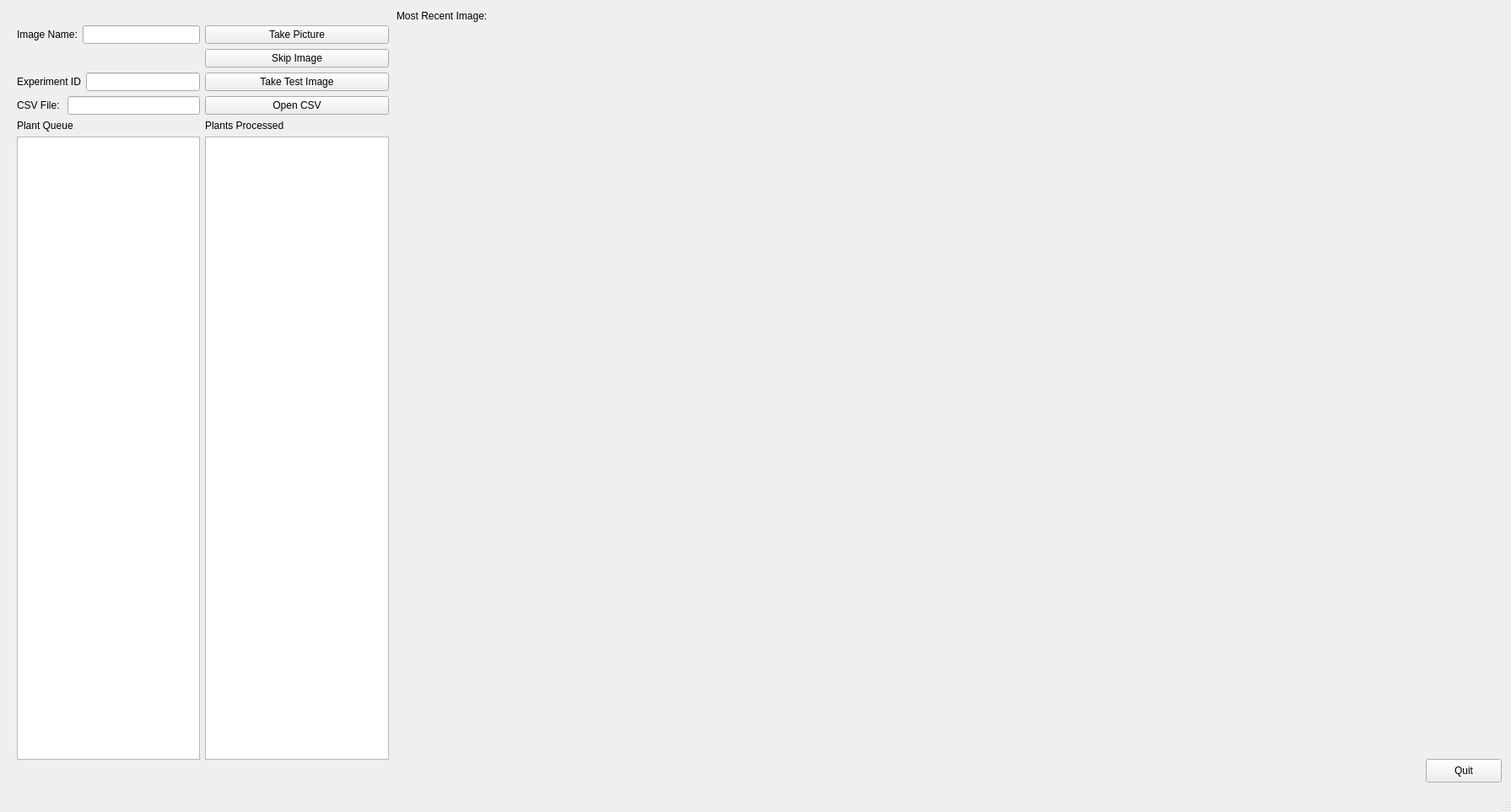
<?xml version="1.0" encoding="UTF-8"?>
<ui version="4.0">
 <class>MainWindow</class>
 <widget class="QMainWindow" name="MainWindow">
  <property name="geometry">
   <rect>
    <x>0</x>
    <y>0</y>
    <width>1791</width>
    <height>963</height>
   </rect>
  </property>
  <property name="minimumSize">
   <size>
    <width>1791</width>
    <height>963</height>
   </size>
  </property>
  <property name="windowTitle">
   <string>NPPC Portable Camera</string>
  </property>
  <widget class="QWidget" name="centralwidget">
   <widget class="QWidget" name="gridLayoutWidget">
    <property name="geometry">
     <rect>
      <x>20</x>
      <y>30</y>
      <width>441</width>
      <height>871</height>
     </rect>
    </property>
    <layout class="QGridLayout" name="gridLayout">
     <item row="2" column="0">
      <layout class="QHBoxLayout" name="horizontalLayout_3">
       <item>
        <layout class="QHBoxLayout" name="horizontalLayout_4">
         <item>
          <widget class="QLabel" name="lbl_experimentID">
           <property name="text">
            <string>Experiment ID</string>
           </property>
          </widget>
         </item>
         <item>
          <widget class="QLineEdit" name="in_experimentID"/>
         </item>
        </layout>
       </item>
      </layout>
     </item>
     <item row="5" column="0">
      <widget class="QLabel" name="label_4">
       <property name="text">
        <string>Plant Queue</string>
       </property>
      </widget>
     </item>
     <item row="6" column="1">
      <widget class="QListWidget" name="list_plants_done"/>
     </item>
     <item row="5" column="1">
      <widget class="QLabel" name="label_5">
       <property name="text">
        <string>Plants Processed</string>
       </property>
      </widget>
     </item>
     <item row="0" column="0">
      <layout class="QHBoxLayout" name="horizontalLayout">
       <item>
        <widget class="QLabel" name="label_2">
         <property name="text">
          <string>Image Name:</string>
         </property>
        </widget>
       </item>
       <item>
        <widget class="QLineEdit" name="in_plant_name"/>
       </item>
      </layout>
     </item>
     <item row="0" column="1">
      <widget class="QPushButton" name="btn_take_picture">
       <property name="sizePolicy">
        <sizepolicy hsizetype="Minimum" vsizetype="Preferred">
         <horstretch>0</horstretch>
         <verstretch>0</verstretch>
        </sizepolicy>
       </property>
       <property name="text">
        <string>Take Picture</string>
       </property>
       <property name="autoDefault">
        <bool>true</bool>
       </property>
       <property name="default">
        <bool>false</bool>
       </property>
      </widget>
     </item>
     <item row="6" column="0">
      <widget class="QListWidget" name="list_plant_order"/>
     </item>
     <item row="4" column="0">
      <layout class="QHBoxLayout" name="horizontalLayout_2">
       <item>
        <widget class="QLabel" name="label_3">
         <property name="text">
          <string>CSV File: </string>
         </property>
        </widget>
       </item>
       <item>
        <widget class="QLineEdit" name="in_csv_file"/>
       </item>
      </layout>
     </item>
     <item row="4" column="1">
      <widget class="QPushButton" name="btn_open_csv">
       <property name="sizePolicy">
        <sizepolicy hsizetype="Minimum" vsizetype="Preferred">
         <horstretch>0</horstretch>
         <verstretch>0</verstretch>
        </sizepolicy>
       </property>
       <property name="text">
        <string>Open CSV</string>
       </property>
      </widget>
     </item>
     <item row="2" column="1">
      <widget class="QPushButton" name="btn_test_image">
       <property name="text">
        <string>Take Test Image</string>
       </property>
      </widget>
     </item>
     <item row="1" column="1">
      <widget class="QPushButton" name="btn_skip">
       <property name="text">
        <string>Skip Image</string>
       </property>
      </widget>
     </item>
    </layout>
   </widget>
   <widget class="QWidget" name="verticalLayoutWidget">
    <property name="geometry">
     <rect>
      <x>470</x>
      <y>30</y>
      <width>1231</width>
      <height>871</height>
     </rect>
    </property>
    <layout class="QVBoxLayout" name="verticalLayout">
     <item>
      <widget class="QLabel" name="lbl_last_capture">
       <property name="minimumSize">
        <size>
         <width>200</width>
         <height>200</height>
        </size>
       </property>
       <property name="maximumSize">
        <size>
         <width>5000</width>
         <height>5000</height>
        </size>
       </property>
       <property name="text">
        <string/>
       </property>
       <property name="pixmap">
        <pixmap>../../../.designer/test1.jpg</pixmap>
       </property>
       <property name="scaledContents">
        <bool>true</bool>
       </property>
      </widget>
     </item>
    </layout>
   </widget>
   <widget class="QLabel" name="label">
    <property name="geometry">
     <rect>
      <x>470</x>
      <y>10</y>
      <width>619</width>
      <height>17</height>
     </rect>
    </property>
    <property name="text">
     <string>Most Recent Image:</string>
    </property>
   </widget>
   <widget class="QPushButton" name="btn_quit">
    <property name="geometry">
     <rect>
      <x>1690</x>
      <y>900</y>
      <width>90</width>
      <height>28</height>
     </rect>
    </property>
    <property name="text">
     <string>Quit</string>
    </property>
   </widget>
  </widget>
  <widget class="QStatusBar" name="statusbar"/>
 </widget>
 <resources/>
 <connections/>
</ui>
